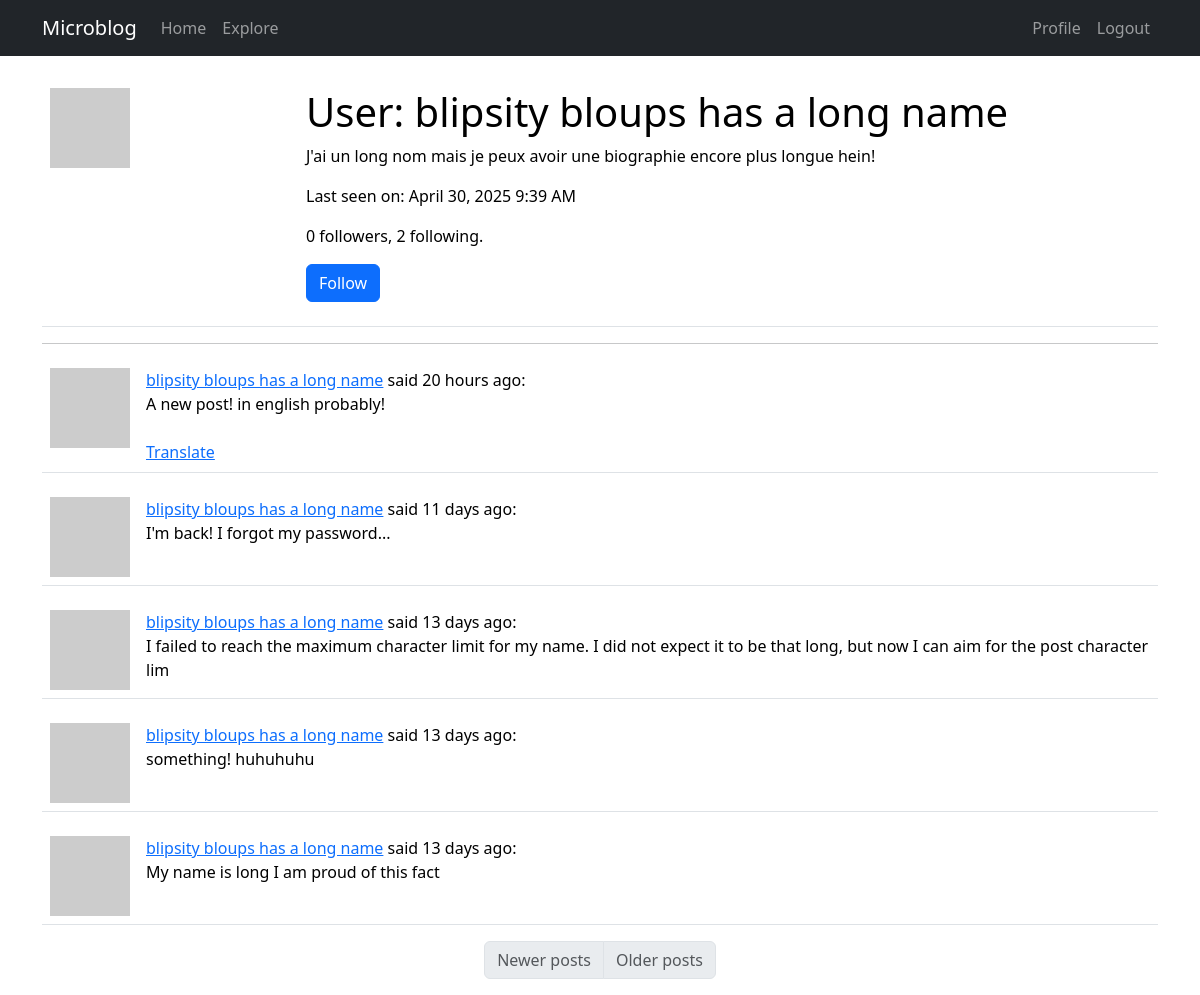
Page /user/blipsity bloups has a long name (signed in) on the committed database.
### app/models.py (models this page shows, shortened)
class User(UserMixin, db.Model):
    id: so.Mapped[int] = so.mapped_column(primary_key=True)
    username: so.Mapped[str] = so.mapped_column(sa.String(64), index=True, unique=True)
    email: so.Mapped[str] = so.mapped_column(sa.String(120), index=True, unique=True)
    password_hash: so.Mapped[Optional[str]] = so.mapped_column(sa.String(256))
    posts: so.WriteOnlyMapped["Post"] = so.relationship(back_populates="author")
    about_me: so.Mapped[Optional[str]] = so.mapped_column(sa.String(140))
    last_seen: so.Mapped[Optional[datetime]] = so.mapped_column(
        default=lambda: datetime.now(timezone.utc)
    )
    following: so.WriteOnlyMapped["User"] = so.relationship(
        secondary=followers,
        primaryjoin=(followers.c.follower_id == id),
        secondaryjoin=(followers.c.followed_id == id),
        back_populates="followers",
    )
    followers: so.WriteOnlyMapped["User"] = so.relationship(
        secondary=followers,
        primaryjoin=(followers.c.followed_id == id),
        secondaryjoin=(followers.c.follower_id == id),
        back_populates="following",
    )
    def avatar(self, size):
        digest = md5(self.email.lower().encode("utf-8")).hexdigest()
        return f"https://www.gravatar.com/avatar/{digest}?d=identicon&s={size}"
    def is_following(self, user):
        query = self.following.select().where(
            User.id == user.id
        )  # ? works with self.id ?
        return db.session.scalar(query) is not None
    def followers_count(self):
        query = sa.select(sa.func.count()).select_from(
            self.followers.select().subquery()
        )
        return db.session.scalar(query)
    def following_count(self):
        query = sa.select(sa.func.count()).select_from(
            self.following.select().subquery()
        )
        return db.session.scalar(query)

class Post(db.Model):
    id: so.Mapped[int] = so.mapped_column(primary_key=True)
    body: so.Mapped[str] = so.mapped_column(sa.String(140))
    timestamp: so.Mapped[datetime] = so.mapped_column(
        index=True, default=lambda: datetime.now(timezone.utc)
    )
    user_id: so.Mapped[int] = so.mapped_column(sa.ForeignKey(User.id), index=True)
    author: so.Mapped[User] = so.relationship(back_populates="posts")
    language: so.Mapped[Optional[str]] = so.mapped_column(sa.String(5))

### app/main/routes.py (the view)
@bp.route("/user/<username>")
@login_required
def user(username):
    user = db.first_or_404(sa.select(User).where(User.username == username))
    page = request.args.get(key="page", default=1, type=int)
    query = user.posts.select().order_by(Post.timestamp.desc())
    posts = db.paginate(
        query, page=page, per_page=current_app.config["POSTS_PER_PAGE"], error_out=False
    )
    prev_url = (
        url_for("main.user", username=username, page=posts.prev_num)
        if posts.has_prev
        else None
    )
    next_url = (
        url_for("main.user", username=username, page=posts.next_num)
        if posts.has_next
        else None
    )
    form = EmptyForm()
    return render_template(
        "user.html",
        title=_("Profile"),
        user=user,
        posts=posts,
        form=form,
        prev_url=prev_url,
        next_url=next_url,
    )

### app/main/forms.py
class EmptyForm(FlaskForm):
    submit = SubmitField(_l("Submit"))

### app/__init__.py (called while the page is built)
def get_locale():
    return "fr"

### app/main/routes.py (called while the page is built)
@bp.before_app_request
def before_request():
    if current_user.is_authenticated:
        current_user.last_seen = datetime.now(timezone.utc)
        db.session.commit()
    g.locale = get_locale()

### app/models.py (called while the page is built)
@login.user_loader
def load_user(id):
    return db.session.get(User, int(id))

### app/templates/user.html (shortened to what this page needs)
{% extends 'base.html' %}
{% import "bootstrap_wtf.html" as wtf %}
{% block content %}
<table class="table table-hover">
  <tr valign="top">
    <td width="256px"><img src="{{ user.avatar(256) }}"></td>
    <td>
      <h1>{{_("User")}}: {{ user.username }}</h1>
      {% if user.about_me %}
      <p>{{ user.about_me }}</p>
      {% endif %}
      {% if user.last_seen %}
      <p>{{_("Last seen on")}}: {{ moment(user.last_seen).format("LLL") }}</p>
      {% endif %}
      <p>{{ user.followers_count() }} {{_("followers")}}, {{ user.following_count() }} {{_("following")}}.</p>
      {% if user==current_user %}
      <p><a href="{{ url_for('main.edit_profile') }}">{{_("Edit your profile")}}</a></p>
      {% elif not current_user.is_following(user) %}
      <p>
      <form action="{{ url_for('main.follow', username=user.username) }}" method="post">
        {{ form.submit(value=_("Follow"), class="btn btn-primary") }}
      </form>
      </p>
      {% endif %}
    </td>
  </tr>
</table>
<hr>
{% for post in posts %}
{% include '_post.html' %}
{% endfor %}
<nav aria-label="Post navigation">
  <ul class="pagination justify-content-center">
    <li class="page-item {% if not prev_url %} disabled{% endif %}">
      <a class="page-link" href="{{ prev_url }}">{{_("Newer posts")}}</a>
    </li>
    <li class=" page-item {% if not next_url %} disabled{% endif %}">
        <a class="page-link" href="{{ next_url }}">{{_("Older posts")}}</a>
    </li>
  </ul>
</nav>
{% endblock %}

### app/templates/_post.html
<table class="table table-hover">
    <tr valign="top">
        <td width="70px">
            <a href="{{ url_for('main.user', username=post.author.username) }}">
                <img src="{{ post.author.avatar(36) }}"></a>
        </td>
        <td>
            <a href="{{ url_for('main.user', username=post.author.username) }}">
                {{ post.author.username }}</a>
            {{_("said")}} {{ moment(post.timestamp).fromNow() }}:
            <br>
            <span id="post{{ post.id }}">{{ post.body }}</span>
            {% if post.language and post.language != g.locale %}
            <br><br>
            <span id="translation{{ post.id }}"> <a href="javascript:translate('post{{post.id}}',
                    'translation{{post.id}}',
                    '{{post.language}}',
                    '{{g.locale}}')">{{_("Translate")}}</a>
            </span>
            {% endif %}
        </td>
    </tr>
</table>

### rows in the picture
User: username "blipsity bloups has a long name", about_me "J'ai un long nom mais je peux avoir une biographie encore plus longue hein!", last_seen "April 30, 2025 9:39 AM"
Post: author.username "blipsity bloups has a long name", timestamp "20 hours ago", body "A new post! in english probably!"
Post: author.username "blipsity bloups has a long name", timestamp "11 days ago", body "I'm back! I forgot my password..."
Post: author.username "blipsity bloups has a long name", timestamp "13 days ago", body "I failed to reach the maximum character limit for my name. I did not expect it to be that long, but now I can aim for the post character lim"
Post: author.username "blipsity bloups has a long name", timestamp "13 days ago", body "something! huhuhuhu"
Post: author.username "blipsity bloups has a long name", timestamp "13 days ago", body "My name is long I am proud of this fact"

### other values in the picture
{{ user.followers_count() }} "0"
{{ user.following_count() }} "2"
